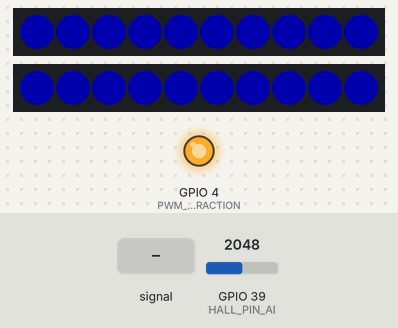
The sketch below on a simulated ESP32. Parts: 2 × 10 RGB LEDs in strip order, left to right, output pins drawn as LEDs (lit = HIGH). Inputs (shaded band) come from the test bench; at power-on: GPIO 39 (HALL_PIN_AI) = 2048. Dim RGB values are drawn brighter than linear; random numbers use the default seed unless the sketch sets one; what the sketch prints to the serial monitor is not drawn.

Above: at 1.7 s.
1.8 s: GPIO 39 (HALL_PIN_AI) fed a 200 Hz sine of ±1842 counts around its level
3.6 s: GPIO 39 (HALL_PIN_AI) set to 988
6.6 s: GPIO 39 (HALL_PIN_AI) set to 882
At 8.3 s:
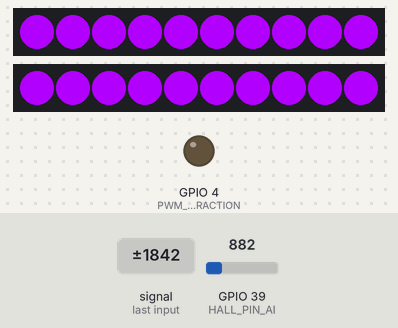
8.6 s: GPIO 39 (HALL_PIN_AI) set to 1228
At 11.2 s:
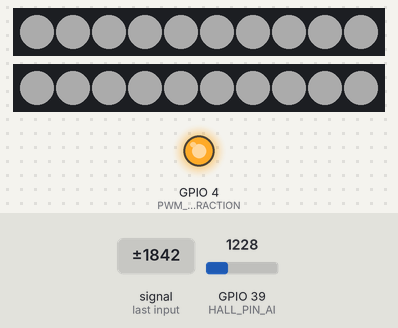
11.3 s: GPIO 39 (HALL_PIN_AI) set to 491
At 15.1 s:
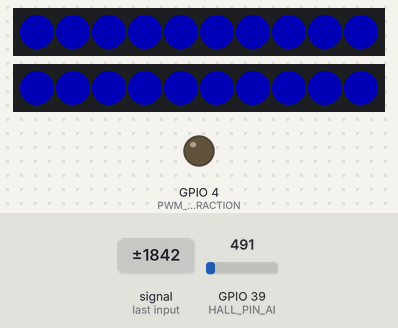
Timing chart, 0 to 15.3 s (numbered marks = the images above; inputs shaded):
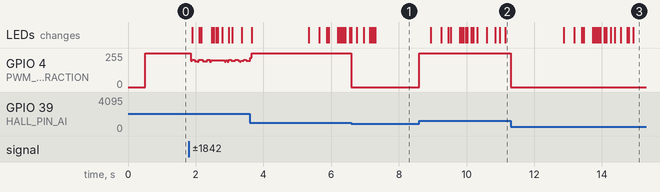

Measured:
- the behaviour switches between 950 and 949 on GPIO 39 (HALL_PIN_AI) (found by bisection; images 0 and 1)
- after the input at 6.6 s, GPIO 4 (PWM_PID_IN1_ATTRACTION): 255/255 → 0/255 at once
- after the input at 8.6 s, GPIO 4 (PWM_PID_IN1_ATTRACTION): 0/255 → 255/255 at once
- after the input at 11.3 s, GPIO 4 (PWM_PID_IN1_ATTRACTION): 255/255 → 0/255 at once

The sketch:

ProgettoMagLev.ino
```cpp
#include <NullSpaceLib.h>
#include <PID_v1.h>
#include <Adafruit_NeoPixel.h>

//decomment to use the PID Control
//comment to use the Bang-Bang Control
//#define USA_PID

TaskHandle_t TaskMagLev;
TaskHandle_t TaskLeds;


#define SAMPLING_TIME_PID 1 //1=ms //250 //microsec
#define ALPHA_LPF 0.3f

//LEDS
Adafruit_NeoPixel strip = Adafruit_NeoPixel(10, 14, NEO_GRB + NEO_KHZ800); //10 LEDS,
Adafruit_NeoPixel strip2 = Adafruit_NeoPixel(10, 12, NEO_GRB + NEO_KHZ800); //10 LEDS,
//colori
#define NUM_COLORI 3
uint32_t color1 = strip.Color(0,0,255);
uint32_t color2 = strip.Color(179,0,255);
uint32_t color3 = strip.Color(255,255,255);
uint32_t colors[NUM_COLORI] = {color1,color2,color3};
int  brightness = 0;
int8_t  brightness_direction = 1;
uint8_t id_colors=0;
int strip_state=0,strip_state_old=0;
int time_in_state=0;
int random_time_ms=5;
int count_rand_flickering=0;
TimerC timer_strip_led;

TimerC timer_print;


//PWM
#define PWM_PID_IN1_ATTRACTION 4
#define PWM_PID_IN2_REPULSION 16
const int PWMFreq = 4882;
const int PWMChannelIn1Attraction = 0;
const int PWMChannelIn2Repulsion = 1;
const int PWMResolution = 14;
const int PWM_MAX_DUTY_CYCLE = (int)(pow(2, PWMResolution) - 1); //=16383

//ULTRASONIC
#define TRIG_PIN 33
#define ECHO_PIN 32
int16_t air_temperature=19.0;

//PID
#define AI_KP_PIN 34
#define AI_KD_PIN 35
double Kp=500.0, Ki=0.0, Kd=0.0;
double pidSetpoint = 950;//1200;//raw
double pidInput, pidOutput;
PID PIDdiPosizione(&pidInput, &pidOutput, &pidSetpoint, Kp, Ki, Kd, REVERSE);//DIRECT);

//TimerC timer_loop_pid;
TimerMicro timer_loop_pid;
LPFClass lpf_analog_in(ALPHA_LPF);

#define HALL_PIN_AI 39 //GPIO 39 (Analog ADC1_CH6)

bool stato_uscita=false;

void TaskMagLevCode( void * pvParameters ){
  Serial.print("TaskMagLevCode running on core ");
  Serial.println(xPortGetCoreID());

#ifdef USA_PID
//if (timer_loop_pid.getET()>=SAMPLING_TIME_PID)
  if (timer_loop_pid.getETMillis()>=SAMPLING_TIME_PID)
  {
    timer_loop_pid.reset();
    pidInput = analogRead(HALL_PIN_AI);
    pidInput = lpf_analog_in.compute(pidInput);
    //Kp
    uint16_t kp_raw = analogRead(AI_KP_PIN);
    Kp = mapf(kp_raw,0,4095,10,5000);
    //Kd
    uint16_t kd_raw = analogRead(AI_KD_PIN);
    Ki = mapf(kd_raw,0,4095,0,5000);
    PIDdiPosizione.SetTunings(Kp,Ki,Kd);
    double pos_error= pidSetpoint-pidInput;
    PIDdiPosizione.Compute(pos_error, false); //derivative on error = false --> derivative on input
    int32_t pidOutInt = static_cast<int32_t>(pidOutput);
    //ATTRACTION
    ledcWrite(PWMChannelIn1Attraction, pidOutInt);
    ledcWrite(PWMChannelIn2Repulsion, 0);
    if ( timer_print.getET()>=100)
    {
        timer_print.reset();
        char buffprint[50];
        //sprintf(buffprint, "U:%0.1f Kp:%0.1f Kd:%0.1f",lpf_analog_in.valfilt,Kp,Kd);
        sprintf(buffprint, "H:%0.1f Kp:%0.1f Kd:%0.1f Ki:%0.1f O:%d",lpf_analog_in.valfilt,Kp,Kd,Ki,pidOutInt);
        Serial.println(buffprint);
    }
  }
#else
  while(1)
  {
    pidInput = analogRead(HALL_PIN_AI);
    pidInput = lpf_analog_in.compute(pidInput);

    double pos_error= pidSetpoint-pidInput;

    if(pos_error>=0)
    {
      //switch off the coil
      digitalWrite(PWM_PID_IN1_ATTRACTION, false);
      stato_uscita=false;
    }
    else
    {
      //switch on the coil
      digitalWrite(PWM_PID_IN1_ATTRACTION, true);
      stato_uscita=true;
    }
    //Serial.println(lpf_analog_in.valfilt);
  }
#endif

    //uint16_t setpoint_raw = analogRead(AI_KP_PIN);
    //pidSetpoint = map(setpoint_raw,0,4095,1150,1350);


   /*
    char buffprint[40];
    //sprintf(buffprint, "U:%0.1f Kp:%0.1f Kd:%0.1f",lpf_analog_in.valfilt,Kp,Kd);
    sprintf(buffprint, "U:%0.1f Kp:%0.1f Kd:%0.1f O:%d",lpf_analog_in.valfilt,Kp,Kd,pidOutInt);
    Serial.println(buffprint);
    */
    //Serial.println(lpf_analog_in.valfilt);

}//end of task maglev control

void setup() {
  Serial.begin(115200);

  pinMode(PWM_PID_IN1_ATTRACTION, OUTPUT);

  //SETUP LEDS NEOPIXELS
  strip.begin();
  strip2.begin();
  strip.setBrightness(brightness); //[0-255]
  strip2.setBrightness(brightness);
  strip.clear(); // metti ad off tutti i leds
  strip2.clear();
  strip.show(); // Initialize all pixels to 'off'
  strip2.show();

#ifdef USA_PID
  //PWM IN1 ATTRACTION
  ledcSetup(PWMChannelIn1Attraction, PWMFreq, PWMResolution);
  ledcAttachPin(PWM_PID_IN1_ATTRACTION, PWMChannelIn1Attraction);
  //PWM IN2 REPULSION
  ledcSetup(PWMChannelIn2Repulsion, PWMFreq, PWMResolution);
  ledcAttachPin(PWM_PID_IN2_REPULSION, PWMChannelIn2Repulsion);
#endif
  //PID
  //PIDdiPosizione.SetOutputLimits(-PWM_MAX_DUTY_CYCLE, PWM_MAX_DUTY_CYCLE);
  PIDdiPosizione.SetOutputLimits(0, PWM_MAX_DUTY_CYCLE);
  PIDdiPosizione.SetMode(AUTOMATIC);
  PIDdiPosizione.SetSampleTime(SAMPLING_TIME_PID);//ms

  randomSeed(analogRead(0));

  timer_loop_pid.start();
  timer_strip_led.start();
  timer_print.start();


  //create a task that will be executed in the Task1code() function, with priority 1 and executed on core 0

  // xTaskCreatePinnedToCore(
  //                   TaskMagLevCode,   /* Task function. */
  //                   "TaskMagLev",     /* name of task. */
  //                   10000,       /* Stack size of task */
  //                   NULL,        /* parameter of the task */
  //                   0,           /* priority of the task */
  //                   &TaskMagLev,      /* Task handle to keep track of created task */
  //                   0);          /* pin task to core 0 */
  // delay(500);

  xTaskCreatePinnedToCore(
                    TaskLedsCode,   /* Task function. */
                    "TaskLeds",     /* name of task. */
                    10000,       /* Stack size of task */
                    NULL,        /* parameter of the task */
                    20,           /* priority of the task */
                    &TaskLeds,      /* Task handle to keep track of created task */
                    0);          /* pin task to core 0 */
  delay(500);

}

void TaskLedsCode( void * pvParameters ){
  Serial.print("TaskLeds running on core ");
  Serial.println(xPortGetCoreID());

  while(1)
  {
    //LEDS
    unsigned long et_strip = timer_strip_led.getET();
    if(et_strip>5)
    {
      timer_strip_led.reset();
      for(int i=0;i<strip.numPixels();++i)
      {
        strip.setPixelColor(i, colors[id_colors]);
      }
      for(int i=0;i<strip2.numPixels();++i)
      {
        strip2.setPixelColor(i, colors[id_colors]);
      }
      strip.setBrightness(brightness);
      strip.show();
      strip2.setBrightness(brightness);
      strip2.show();


      switch(strip_state)
      {
          case 0:
          {
            strip_state=100;
            break;
          }
          case 100:
          {
            //increase-decrease brightness lineraly
            brightness += brightness_direction;
            if(brightness>255)
            {

                brightness=255;
                brightness_direction *= -1;
                strip_state=200;
            }
            if(brightness<0)
            {
                //cambio colore
                ++id_colors;
                brightness=0;
                brightness_direction *= -1;
            }
            break;
          }
          case 200:
          {
            brightness=50;
            if(time_in_state>=300)
            {
              strip_state=300;
            }
            break;
          }
          case 300:
          {
            brightness=255;
            if(time_in_state>=200)
            {
              strip_state=400;
            }
            break;
          }
          case 400:
          {
            brightness=0;
            if(time_in_state>=50)
            {
              strip_state=500;
            }
            break;
          }
          case 500:
          {
            brightness=255;
            if(time_in_state>=200)
            {
              //strip_state=100;
              strip_state=600;
            }
            break;
          }
          case 600:
          {
            //generare il flickering
            brightness=0;
            if(time_in_state>=15)
            {
              strip_state=700;
            }
            break;
          }
          case 700:
          {
            //generare il flickering
            brightness=180;
            if(time_in_state>=30)
            {
              strip_state=800;
            }
            break;
          }
          case 800:
          {
            //generare il flickering
            brightness=0;
            if(time_in_state>=30)
            {
              strip_state=900;
            }
            break;
          }
          case 900:
          {
            //generare il flickering
            brightness=200;
            if(time_in_state>=50)
            {
              strip_state=1000;
            }
            break;
          }
          case 1000:
          {
            //generare il flickering
            brightness=100;
            if(time_in_state>=60)
            {
              strip_state=1100;
            }
            break;
          }
          case 1100:
          {
            //generare il flickering
            brightness=255;
            if(time_in_state>=40)
            {
              strip_state=1200;
            }
            break;
          }
          case 1200:
          {
            //generare il flickering
            brightness=20;
            if(time_in_state>=80)
            {
              strip_state=1300;
            }
            break;
          }
          case 1300:
          {
            //generare il flickering
            brightness=180;
            if(time_in_state>=30)
            {
              strip_state=1400;
            }
            break;
          }
          case 1400:
          {
            //generare il flickering
            brightness=0;
            if(time_in_state>=40)
            {
              strip_state=1450;
            }
            break;
          }
          case 1450:
          {
            random_time_ms = random(5,250);
            //generare il flickering random
            brightness=random(0,255);
            strip_state=1500;
            break;
          }
          case 1500:
          {

            if(time_in_state>=random_time_ms)
            {
              ++count_rand_flickering;
              if(count_rand_flickering>6)
              {
                count_rand_flickering=0;
                brightness=0;
                strip_state=100;
              }
              else
              {
                strip_state=1450;
              }

            }
            break;
          }


      }

      //Serial.println(strip_state);
      //Serial.println(brightness);
      //Serial.println("---");


      if(id_colors>=NUM_COLORI)
      {
        id_colors=0;
      }
      time_in_state+=et_strip;
      if(strip_state != strip_state_old)
      {
        time_in_state=0;
      }
      strip_state_old = strip_state;
    }//fine if strip led timer
    }
}

void loop() {

#ifdef USA_PID
//if (timer_loop_pid.getET()>=SAMPLING_TIME_PID)
  if (timer_loop_pid.getETMillis()>=SAMPLING_TIME_PID)
  {
    timer_loop_pid.reset();
    pidInput = analogRead(HALL_PIN_AI);
    pidInput = lpf_analog_in.compute(pidInput);
    //Kp
    uint16_t kp_raw = analogRead(AI_KP_PIN);
    Kp = mapf(kp_raw,0,4095,10,5000);
    //Kd
    uint16_t kd_raw = analogRead(AI_KD_PIN);
    Ki = mapf(kd_raw,0,4095,0,5000);
    PIDdiPosizione.SetTunings(Kp,Ki,Kd);
    double pos_error= pidSetpoint-pidInput;
    PIDdiPosizione.Compute(pos_error, false); //derivative on error = false --> derivative on input
    int32_t pidOutInt = static_cast<int32_t>(pidOutput);
    //ATTRACTION
    ledcWrite(PWMChannelIn1Attraction, pidOutInt);
    ledcWrite(PWMChannelIn2Repulsion, 0);
    if ( timer_print.getET()>=100)
    {
        timer_print.reset();
        char buffprint[50];
        //sprintf(buffprint, "U:%0.1f Kp:%0.1f Kd:%0.1f",lpf_analog_in.valfilt,Kp,Kd);
        sprintf(buffprint, "H:%0.1f Kp:%0.1f Kd:%0.1f Ki:%0.1f O:%d",lpf_analog_in.valfilt,Kp,Kd,Ki,pidOutInt);
        Serial.println(buffprint);
    }
  }
#else
  while(1)
  {
    pidInput = analogRead(HALL_PIN_AI);
    pidInput = lpf_analog_in.compute(pidInput);

    double pos_error= pidSetpoint-pidInput;

    if(pos_error>=0)
    {
      //switch off the coil
      digitalWrite(PWM_PID_IN1_ATTRACTION, false);
      stato_uscita=false;
    }
    else
    {
      //switch on the coil
      digitalWrite(PWM_PID_IN1_ATTRACTION, true);
      stato_uscita=true;
    }
    //Serial.println(lpf_analog_in.valfilt);
  }
#endif


/*
  //LEDS
  unsigned long et_strip = timer_strip_led.getET();
  if(et_strip>5)
  {
    timer_strip_led.reset();
    for(int i=0;i<strip.numPixels();++i)
    {
      strip.setPixelColor(i, colors[id_colors]);
    }
    // for(int i=0;i<strip2.numPixels();++i)
    // {
    //   strip2.setPixelColor(i, colors[id_colors]);
    // }
    strip.setBrightness(brightness);
    strip.show();
    // strip2.setBrightness(brightness);
    // strip2.show();


    switch(strip_state)
    {
        case 0:
        {
          strip_state=100;
          break;
        }
        case 100:
        {
          //increase-decrease brightness lineraly
          brightness += brightness_direction;
          if(brightness>255)
          {

              brightness=255;
              brightness_direction *= -1;
              strip_state=200;
          }
          if(brightness<0)
          {
              //cambio colore
              ++id_colors;
              brightness=0;
              brightness_direction *= -1;
          }
          break;
        }
        case 200:
        {
          brightness=50;
          if(time_in_state>=300)
          {
            strip_state=300;
          }
          break;
        }
        case 300:
        {
          brightness=255;
          if(time_in_state>=200)
          {
            strip_state=400;
          }
          break;
        }
        case 400:
        {
          brightness=0;
          if(time_in_state>=50)
          {
            strip_state=500;
          }
          break;
        }
        case 500:
        {
          brightness=255;
          if(time_in_state>=200)
          {
            //strip_state=100;
            strip_state=600;
          }
          break;
        }
        case 600:
        {
          //generare il flickering
          brightness=0;
          if(time_in_state>=15)
          {
            strip_state=700;
          }
          break;
        }
        case 700:
        {
          //generare il flickering
          brightness=180;
          if(time_in_state>=30)
          {
            strip_state=800;
          }
          break;
        }
        case 800:
        {
          //generare il flickering
          brightness=0;
          if(time_in_state>=30)
          {
            strip_state=900;
          }
          break;
        }
        case 900:
        {
          //generare il flickering
          brightness=200;
          if(time_in_state>=50)
          {
            strip_state=1000;
          }
          break;
        }
        case 1000:
        {
          //generare il flickering
          brightness=100;
          if(time_in_state>=60)
          {
            strip_state=1100;
          }
          break;
        }
        case 1100:
        {
          //generare il flickering
          brightness=255;
          if(time_in_state>=40)
          {
            strip_state=1200;
          }
          break;
        }
        case 1200:
        {
          //generare il flickering
          brightness=20;
          if(time_in_state>=80)
          {
            strip_state=1300;
          }
          break;
        }
        case 1300:
        {
          //generare il flickering
          brightness=180;
          if(time_in_state>=30)
          {
            strip_state=1400;
          }
          break;
        }
        case 1400:
        {
          //generare il flickering
          brightness=0;
          if(time_in_state>=40)
          {
            strip_state=1450;
          }
          break;
        }
        case 1450:
        {
          random_time_ms = random(5,250);
          //generare il flickering random
          brightness=random(0,255);
          strip_state=1500;
          break;
        }
        case 1500:
        {

          if(time_in_state>=random_time_ms)
          {
            ++count_rand_flickering;
            if(count_rand_flickering>6)
            {
              count_rand_flickering=0;
              brightness=0;
              strip_state=100;
            }
            else
            {
              strip_state=1450;
            }

          }
          break;
        }


    }

    //Serial.println(strip_state);
    //Serial.println(brightness);
    //Serial.println("---");


    if(id_colors>=NUM_COLORI)
    {
      id_colors=0;
    }
    time_in_state+=et_strip;
    if(strip_state != strip_state_old)
    {
      time_in_state=0;
    }
    strip_state_old = strip_state;
  }//fine if strip led timer
*/

}//fine loop

float mapf(float x, float in_min, float in_max, float out_min, float out_max) {
    const float run = in_max - in_min;
    if(run == 0){
        return 0;
    }
    const float rise = out_max - out_min;
    const float delta = x - in_min;
    return (delta * rise) / run + out_min;
}


float raw2mm49E_north_pole(float analog_raw, float offset_mm)
{
  if(analog_raw<1850)
  {
    return 40; // piu su di 80mm perdo informazione sulla posizione del magnete permanente
  }
  //facendo i test si nota un offset costante sul dominio di -10mm
  float x1=analog_raw;
  float x2=x1*x1;
  float x3=x2*x1;
  float x4=x3*x1;
  float x5=x4*x1;
  //polinomio 3th ordine
  //return ( -0.0000001298*x3 + 0.0009897689*x2 + -2.5091822775*x1 + 2130.0019277931) + offset_mm;
  //polinomio 5th ordine
  return (-7.649229525312638e-13*x5 + 9.429428771266764e-09*x4 + -4.629951478242045e-05*x3 + 0.113209292438759*x2 + -1.378929922289905e+02*x1 + 6.698064182520430e+04);
}
```

Source omitted: NullSpaceLib.h (138223 bytes)
